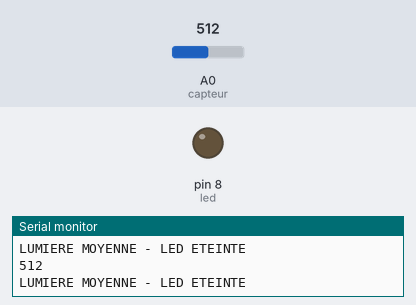
A sketch run on a simulated Arduino Uno, built with avr-gcc and run on an emulated ATmega328P. On the bench: output pins drawn as LEDs (lit = HIGH), the last lines printed to the serial monitor. Inputs (shaded band) come from the test bench; at power-on: A0 (capteur) = 512.

Above: at 1.2 s.
1.3 s: A0 (capteur) set to 313
2.8 s: A0 (capteur) set to 292
At 4.0 s:
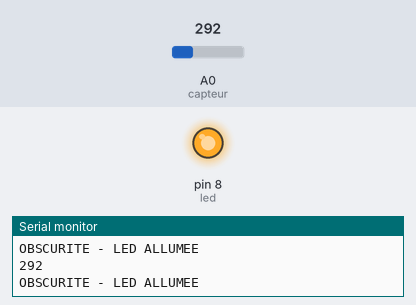
4.5 s: A0 (capteur) set to 306
At 5.2 s:
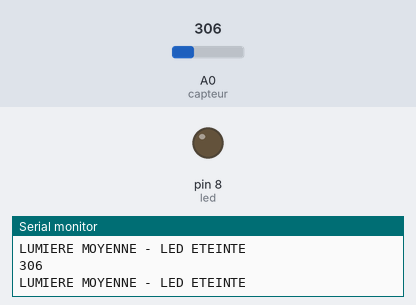
6.0 s: A0 (capteur) set to 290
At 6.4 s:
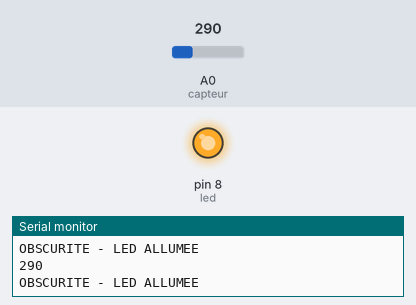
Timing chart, 0 to 8.5 s (numbered marks = the images above; inputs shaded):
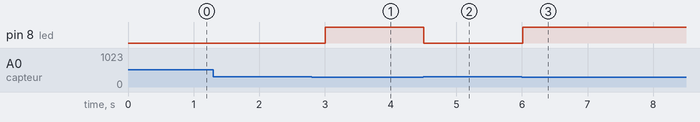

The sketch:

smart_automatic_light_arduino1__1_.ino
```cpp
int capteur = A0;
int led = 8;
int luminosite = 0;

void setup() {
  pinMode(led, OUTPUT);
  Serial.begin(9600);
}

void loop() {
  luminosite = analogRead(capteur);
  Serial.println(luminosite);

 if (luminosite < 300) {
    digitalWrite(led, HIGH);
    Serial.println("OBSCURITE - LED ALLUMEE");
  }
  else if (luminosite < 600) {
    digitalWrite(led, LOW);
    Serial.println("LUMIERE MOYENNE - LED ETEINTE");
  }
  else {
    digitalWrite(led, LOW);
    Serial.println("FORTE LUMIERE - LED ETEINTE");
  }

  delay(300);
}
```

Measured:
- the behaviour switches between 300 and 299 on A0 (capteur) (found by bisection; images 0 and 1)
- after the input at 2.8 s, pin 8 (led): LOW → HIGH after 0.21 s
- after the input at 4.5 s, pin 8 (led): HIGH → LOW at once
- after the input at 6.0 s, pin 8 (led): LOW → HIGH at once
